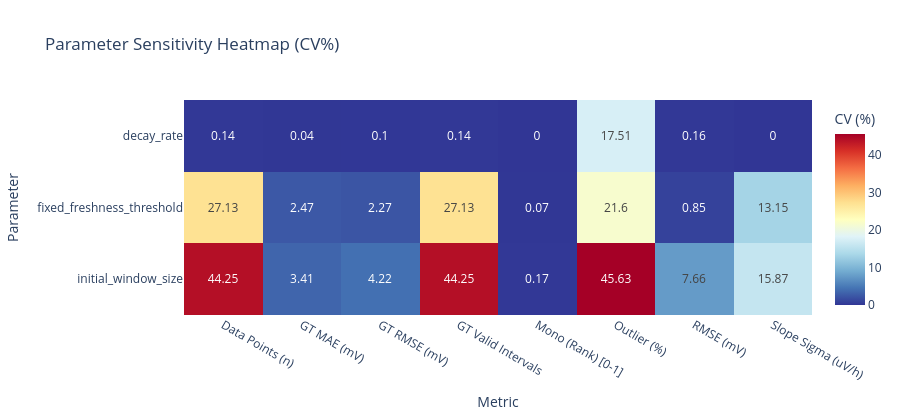

The code cell stored with this chart in its notebook:
### Code cell
# =============================================================================
# Cell 14: Sensitivity heatmap
# =============================================================================

pivot_cv = sensitivity_df.pivot(index="Parameter", columns="Metric", values="CV (%)")

fig_heatmap = px.imshow(
    pivot_cv,
    labels=dict(x="Metric", y="Parameter", color="CV (%)"),
    title="Parameter Sensitivity Heatmap (CV%)",
    color_continuous_scale="RdYlBu_r",
    aspect="auto",
    text_auto=True,
)

fig_heatmap.update_layout(height=420, template="plotly_white")
fig_heatmap.show()

if SAVE_PLOTS:
    fig_heatmap.write_html(PLOTS_OUTPUT_DIR / "sensitivity_heatmap_cv.html")
    print("Saved sensitivity heatmap.")

### Figure 1 — Plotly figure (JSON) as saved in the notebook; plotly's stock layout.template omitted (floating-point values rounded to 4 significant figures)
{"data": [{"coloraxis": "coloraxis", "hovertemplate": "Metric: %{x}<br>Parameter: %{y}<br>CV (%): %{z}<extra></extra>", "name": "0", "texttemplate": "%{z}", "type": "heatmap", "x": ["Data Points (n)", "GT MAE (mV)", "GT RMSE (mV)", "GT Valid Intervals", "Mono (Rank) [0-1]", "Outlier (%)", "RMSE (mV)", "Slope Sigma (uV/h)"], "xaxis": "x", "y": ["decay_rate", "fixed_freshness_threshold", "initial_window_size"], "yaxis": "y", "z": [[0.14, 0.04, 0.1, 0.14, 0.0, 17.51, 0.16, 0.0], [27.13, 2.47, 2.27, 27.13, 0.07, 21.6, 0.85, 13.15], [44.25, 3.41, 4.22, 44.25, 0.17, 45.63, 7.66, 15.87]]}], "layout": {"coloraxis": {"colorbar": {"title": {"text": "CV (%)"}}, "colorscale": [[0, "rgb(49,54,149)"], [0.1, "rgb(69,117,180)"], [0.2, "rgb(116,173,209)"], [0.3, "rgb(171,217,233)"], [0.4, "rgb(224,243,248)"], [0.5, "rgb(255,255,191)"], [0.6, "rgb(254,224,144)"], [0.7, "rgb(253,174,97)"], [0.8, "rgb(244,109,67)"], [0.9, "rgb(215,48,39)"], [1, "rgb(165,0,38)"]]}, "height": 420, "title": {"text": "Parameter Sensitivity Heatmap (CV%)"}, "xaxis": {"anchor": "y", "domain": [0, 1], "title": {"text": "Metric"}}, "yaxis": {"anchor": "x", "autorange": "reversed", "domain": [0, 1], "title": {"text": "Parameter"}}}}
